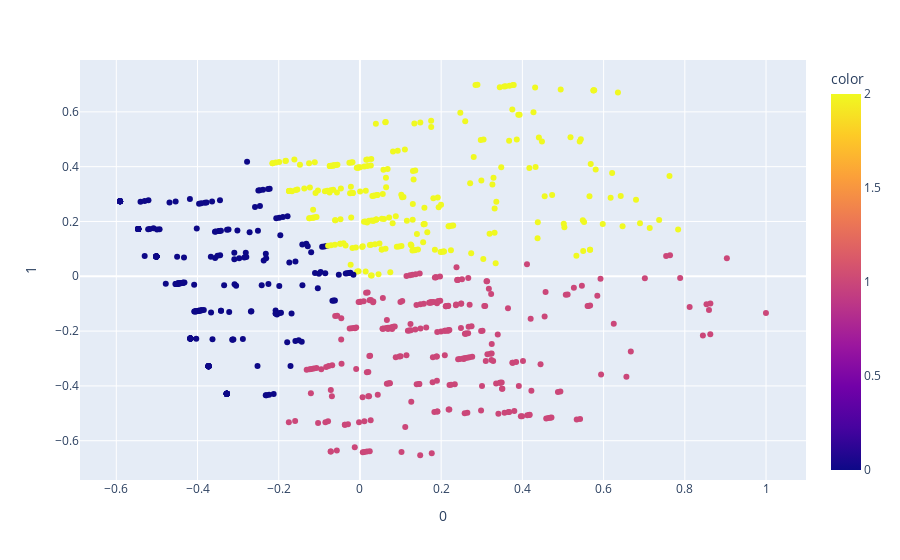

Here is the notebook cell this chart was saved with:
### Markdown cell above
## Experiment 2

### Code cell
z = cust_data[['income', 'age', 'years_with_bank','marital_status']]

q = MinMaxScaler().fit_transform(z)
columns = z.columns
df = pd.DataFrame(q, columns=columns)

km = KMeans(n_clusters=3,
            n_init=30)
pca = PCA(n_components=3)
comp = pca.fit_transform(df)
y1km = km.fit_predict(comp)




fig = px.scatter(comp, x=0, y=1, color=y1km)
fig.show()

### Figure 1 — Plotly figure (JSON) as saved in the notebook; plotly's stock layout.template omitted (floating-point values rounded to 4 significant figures; data arrays with more than 128 entries replaced by an {"elided": "..."} marker saying what was removed)
{"data": [{"hovertemplate": "0=%{x}<br>1=%{y}<br>color=%{marker.color}<extra></extra>", "legendgroup": "", "marker": {"color": {"elided": "747 int values"}, "coloraxis": "coloraxis", "symbol": "circle"}, "mode": "markers", "name": "", "orientation": "v", "showlegend": false, "type": "scatter", "x": {"elided": "747 float values"}, "xaxis": "x", "y": {"elided": "747 float values"}, "yaxis": "y"}], "layout": {"autosize": true, "coloraxis": {"colorbar": {"title": {"text": "color"}}, "colorscale": [[0, "#0d0887"], [0.1111, "#46039f"], [0.2222, "#7201a8"], [0.3333, "#9c179e"], [0.4444, "#bd3786"], [0.5556, "#d8576b"], [0.6667, "#ed7953"], [0.7778, "#fb9f3a"], [0.8889, "#fdca26"], [1, "#f0f921"]]}, "legend": {"tracegroupgap": 0}, "margin": {"t": 60}, "xaxis": {"anchor": "y", "autorange": true, "domain": [0, 1], "range": [-0.686, 1.095], "title": {"text": "0"}, "type": "linear"}, "yaxis": {"anchor": "x", "autorange": true, "domain": [0, 1], "range": [-0.7489, 0.7948], "title": {"text": "1"}, "type": "linear"}}}
